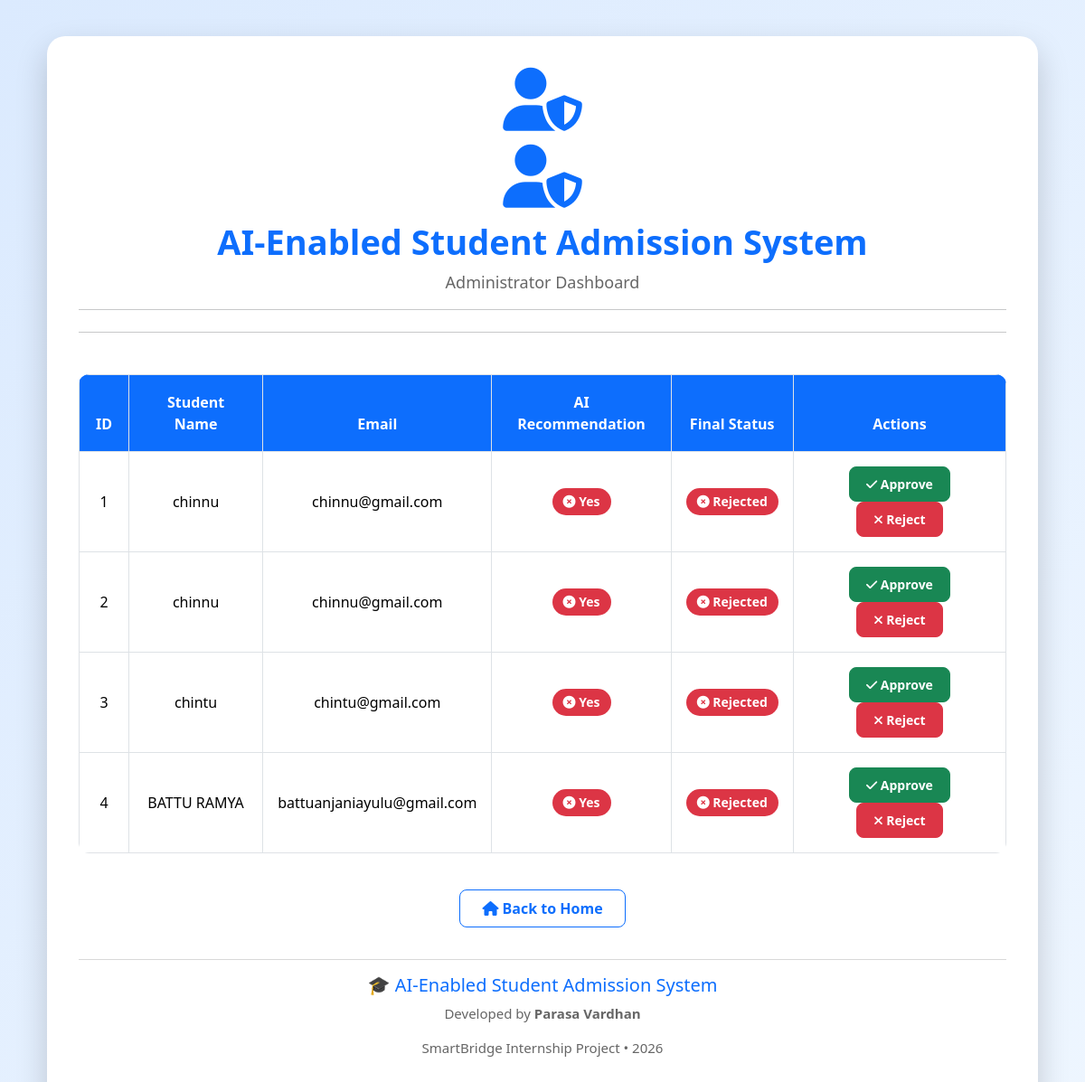
The page /view-applications on the database its author committed.
### tables this page shows
CREATE TABLE applications(

    application_id INTEGER PRIMARY KEY AUTOINCREMENT,
    student_id INTEGER,
    student_name TEXT,
    student_email TEXT,
    age INTEGER,
    gender TEXT,
    category TEXT,
    state TEXT,
    preferred_stream TEXT,
    entrance_exam TEXT,
    entrance_score INTEGER,
    board_percentage REAL,
    extracurricular_score INTEGER,
    scholarship_eligibility TEXT,
    ai_prediction TEXT,
    final_status TEXT
);

### app.py (the view)
@app.route("/view-applications")
def view_applications():
    conn = sqlite3.connect("admission.db")
    cursor = conn.cursor()
    cursor.execute("SELECT * FROM applications")
    applications = cursor.fetchall()
    conn.close()
    return render_template(
        "admin_dashboard.html",
        applications=applications
    )

### templates/admin_dashboard.html (shortened to what this page needs)
<!DOCTYPE html>
<html lang="en">
<head>
<link href="https://cdn.jsdelivr.net/npm/bootstrap@5.3.3/dist/css/bootstrap.min.css" rel="stylesheet">
<link rel="stylesheet" href="https://cdnjs.cloudflare.com/ajax/libs/font-awesome/6.5.2/css/all.min.css">
</head>
<body>
<div class="container">
<div class="dashboard-card">
<div class="text-center mb-4">
<i class="fas fa-user-shield logo"></i>
<div class="text-center">
<i class="fas fa-user-shield logo"></i>
<h1 class="title">
AI-Enabled Student Admission System
</h1>
<p class="subtitle">
Administrator Dashboard
</p>
</div>
<hr>
</div>
<hr>
<div class="table-responsive">
<table class="table table-bordered table-hover align-middle text-center">
<thead>
<tr>
<th>ID</th>
<th>Student Name</th>
<th>Email</th>
<th>AI Recommendation</th>
<th>Final Status</th>
<th>Actions</th>
</tr>
</thead>
<tbody>
{% for app in applications %}
<tr>
<td>{{app[0]}}</td>
<td>{{app[2]}}</td>
<td>{{app[3]}}</td>
<td>
{% if app[13]=="Admitted" %}
<span class="badge bg-success">
<i class="fas fa-circle-check"></i>
{{app[13]}}
</span>
{% else %}
<span class="badge bg-danger">
<i class="fas fa-circle-xmark"></i>
{{app[13]}}
</span>
{% endif %}
</td>
<td>
{% if app[14]=="Pending" %}
<span class="badge bg-warning text-dark">
<i class="fas fa-clock"></i>
Pending
</span>
{% elif app[14]=="Approved" %}
<span class="badge bg-success">
<i class="fas fa-check-circle"></i>
Approved
</span>
{% else %}
<span class="badge bg-danger">
<i class="fas fa-times-circle"></i>
Rejected
</span>
{% endif %}
</td>
<td>
<a href="/approve/{{app[0]}}" class="btn btn-success btn-sm">
<i class="fas fa-check"></i>
Approve
</a>
<a href="/reject/{{app[0]}}" class="btn btn-danger btn-sm">
<i class="fas fa-xmark"></i>
Reject
</a>
</td>
</tr>
{% endfor %}
</tbody>
</table>
</div>
<div class="text-center mt-4">
<a href="/" class="btn btn-outline-primary px-4">
<i class="fas fa-house"></i>
Back to Home
</a>
</div>
<div class="footer">
<hr>
<h5 style="color:#0d6efd;">
🎓 AI-Enabled Student Admission System
</h5>
<p>
Developed by <strong>Parasa Vardhan</strong>
</p>
<p>
SmartBridge Internship Project • 2026
</p>
</div>
</div>
</div>
</body>
</html>

### templates/admin_dashboard.html (style rules this page uses)
body { background:linear-gradient(135deg,#dbeafe,#eef6ff); font-family:'Segoe UI',sans-serif; min-height:100vh; padding:40px; }
.dashboard-card { background:#fff; border-radius:22px; padding:40px; box-shadow:0 15px 35px rgba(0,0,0,.15); animation:fade .6s ease-in-out; }
.logo { font-size:75px; color:#0d6efd; margin-bottom:15px; }
.title { font-size:40px; font-weight:bold; color:#0d6efd; }
.subtitle { font-size:18px; color:#666; margin-bottom:10px; }
.table { margin-top:30px; border-radius:15px; overflow:hidden; }
.table thead th { background:#0d6efd !important; color:white; padding:18px; font-size:16px; }
.table td { vertical-align:middle; padding:16px; }
.badge { padding:10px 16px; font-size:14px; border-radius:20px; }
.btn { border-radius:8px; font-weight:bold; padding:8px 18px; transition:.3s; }
.footer { margin-top:35px; text-align:center; color:#666; font-size:15px; }
.dashboard-card { background:white; border-radius:20px; padding:35px; box-shadow:0px 15px 35px rgba(0,0,0,.18); animation:fadeIn .6s; }
.logo { font-size:70px; color:#0d6efd; }
.title { font-size:38px; font-weight:bold; color:#0d6efd; }
.subtitle { color:#666; font-size:18px; }
.table { border-radius:12px; overflow:hidden; }
.table thead { background:#0d6efd; color:white; }
.badge { font-size:14px; padding:8px 12px; }
.btn { font-weight:bold; border-radius:8px; }

### rows shown on the page
applications: application_id "1", student_name "chinnu", student_email "chinnu@gmail.com", scholarship_eligibility "Yes", ai_prediction "Admitted" (drawn)
applications: application_id "2", student_name "chinnu", student_email "chinnu@gmail.com", scholarship_eligibility "Yes", ai_prediction "Admitted" (drawn)
applications: application_id "3", student_name "chintu", student_email "chintu@gmail.com", scholarship_eligibility "Yes", ai_prediction "Admitted" (drawn)
applications: application_id "4", student_name "BATTU RAMYA", student_email "battuanjaniayulu@gmail.com", scholarship_eligibility "Yes", ai_prediction "Admitted" (drawn)
